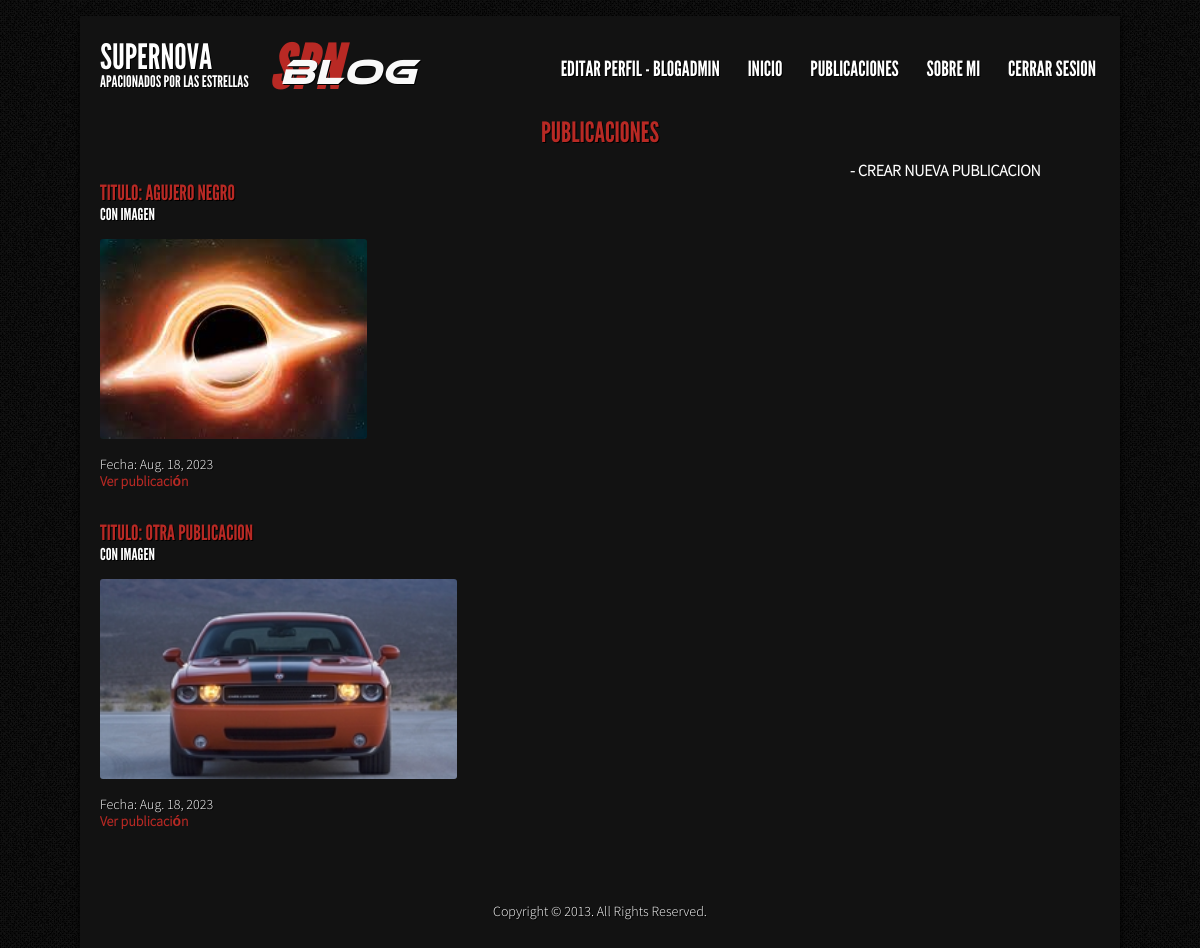
Page /AppPublicacion/publicaciones (signed in) on the earlier database version.
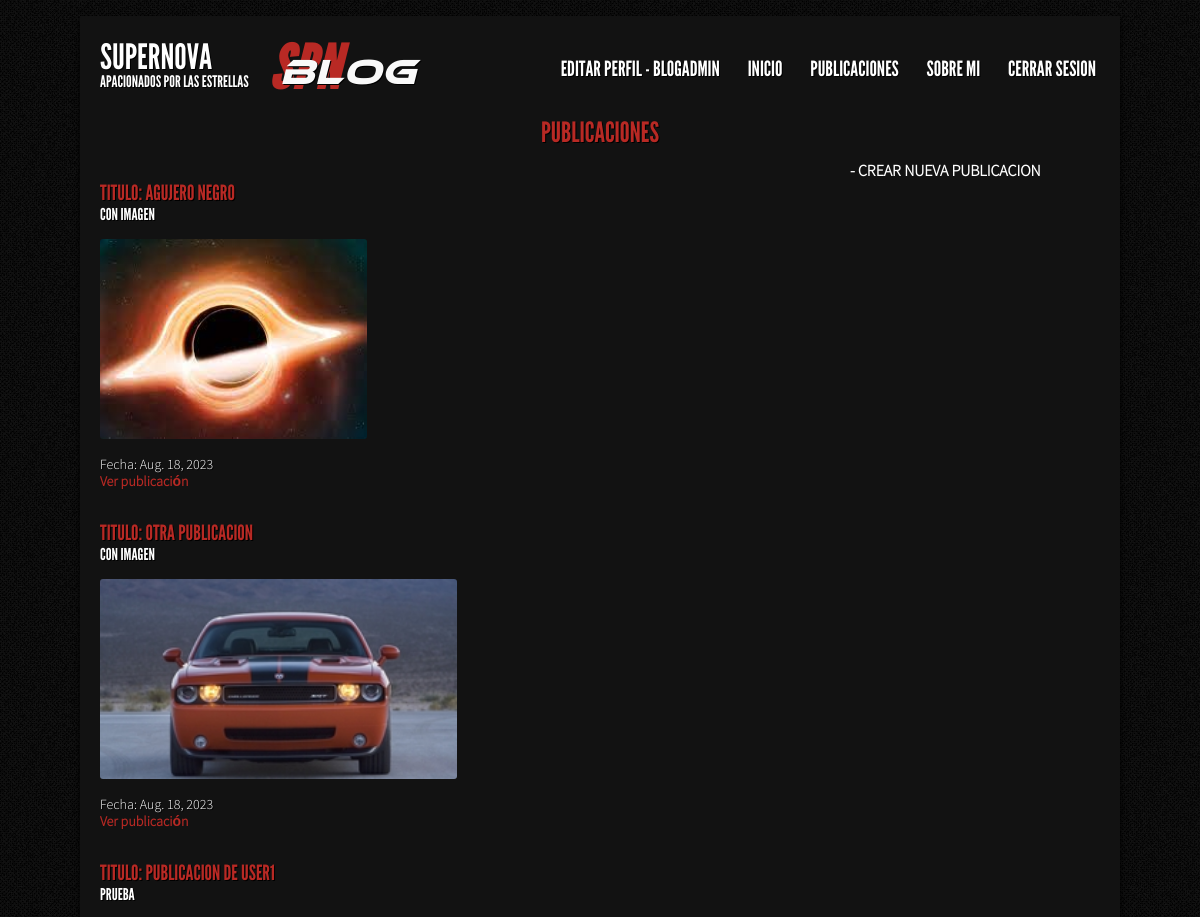
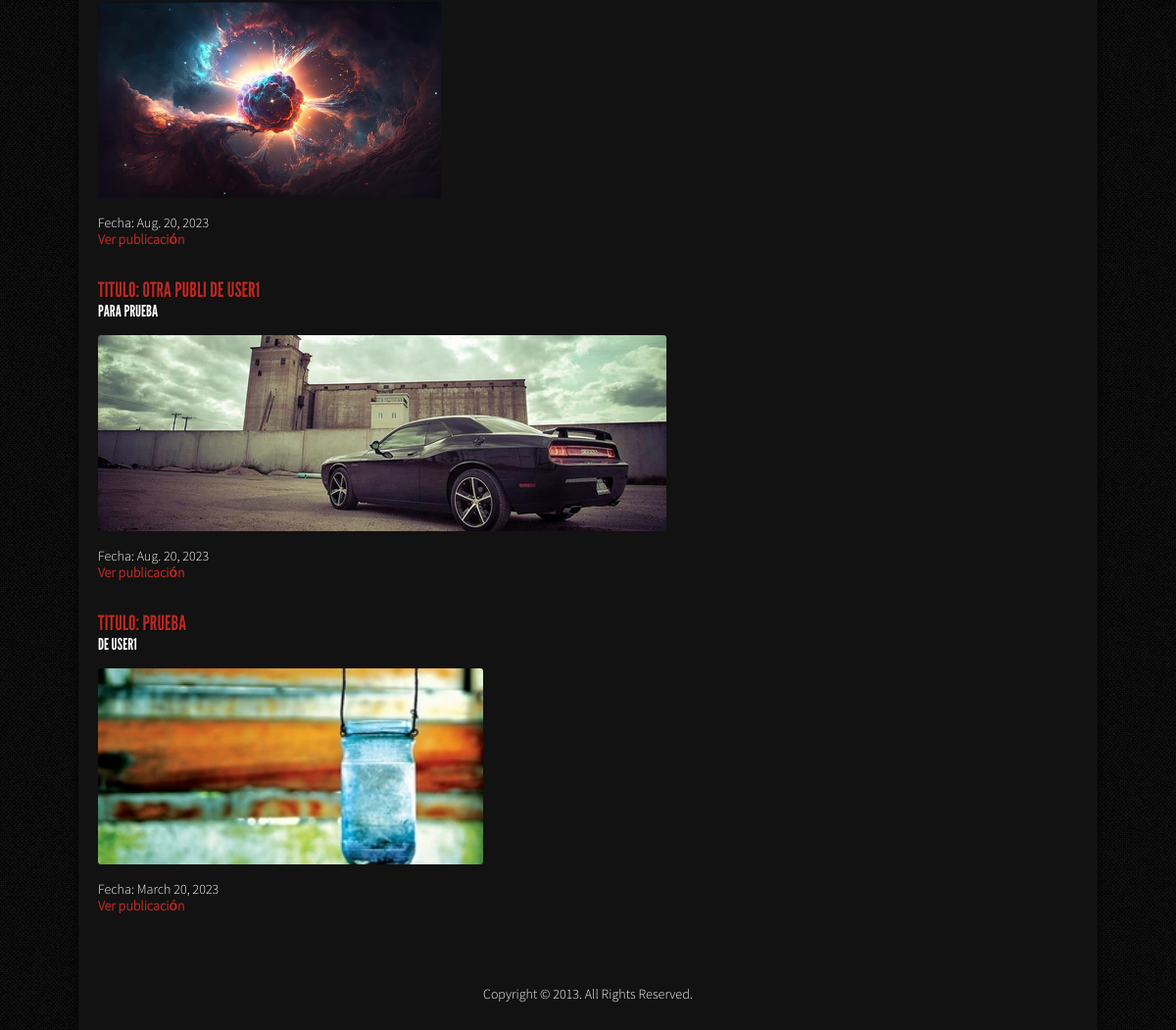
Same page on the later database version (2 pictures, top to bottom).
### AppPublicacion/models.py (models this page shows)
class Publicacion(models.Model):
    titulo = models.CharField(max_length=20)
    subtitulo = models.CharField(max_length=30)
    cuerpo = models.CharField(max_length=30000)
    autor = models.CharField(max_length=30)
    fecha = models.DateField()
    imagen = models.ImageField(null=True, blank=True, upload_to='imagenes')
    usuario = models.ForeignKey(User, on_delete=models.CASCADE, null=True, blank=True)

### AppPublicacion/views.py (the view)
# urls.py: path('publicaciones', publicaciones, name='Publicaciones'),
@login_required
def publicaciones(request):
    publicacion = Publicacion.objects.all()
    contexto = {"publicacion":publicacion}
    return render(request, 'AppPublicacion/publicaciones.html', contexto)

### AppPublicacion/Templates/AppPublicacion/publicaciones.html (shortened to what this page needs)
{% extends 'AppLogin/padre.html' %}
{% load static %}
{% block loquecambia %}
  <h1 style="text-align: center; color: #B82924;"> Publicaciones </h1>
  <br>
  <a href="{% url 'PubFormulario' %}"> <b style="font-size: medium; position: relative; right: -75%; color: white;"> - CREAR NUEVA PUBLICACION</b></a>
  <br>
  {% if publicacion %}
        <ul>
            {% for pub in publicacion %}
                    <li> <h2 style="color: #B82924;">Titulo: {{pub.titulo}}</h2> </li>
                    <li> <h3>{{pub.subtitulo}}</h3> </li>
                    <br>
                    <img height="200px" src={{pub.imagen.url}}>
                    <br>
                    <br>
                    <li> Fecha: {{pub.fecha}} </li>
                    <li> <b><a href="{% url 'VerPublicacion' pub.id %}" style="color: #B82924;"> Ver publicación </a></b></li>
                    <br>
                    <br>
            {% endfor %}
        </ul>
    {% endif %}
    <br>
{% endblock %}

Differences in the rows shown:
added Publicacion: titulo "PUBLICACION DE USER1", subtitulo "PRUEBA", imagen (picture), fecha "Aug. 20, 2023"
added Publicacion: titulo "OTRA PUBLI DE USER1", subtitulo "PARA PRUEBA", imagen (picture), fecha "Aug. 20, 2023"
added Publicacion: titulo "PRUEBA", subtitulo "DE USER1", imagen (picture), fecha "March 20, 2023"
